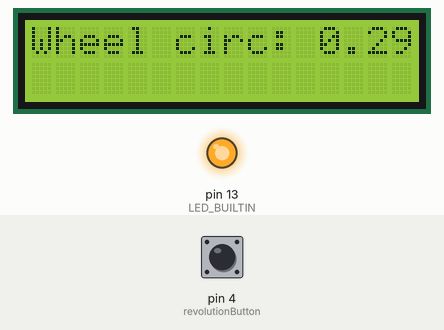
Recording of a sketch running on a simulated Arduino Uno, built with avr-gcc and run on an emulated ATmega328P. Parts: 16×2 character LCD, output pins drawn as LEDs (lit = HIGH). The test bench sets the inputs (shaded band); at power-on: pin 4 (revolutionButton) LOW.

Above: at 0.1 s.
At 3.1 s:
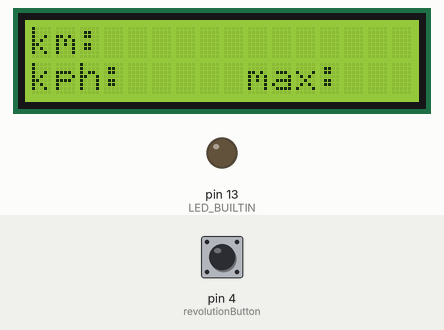
At 4.1 s:
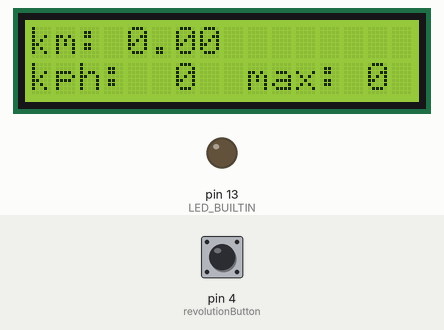
Timing chart, 0 to 5.6 s (numbered marks = the images above):
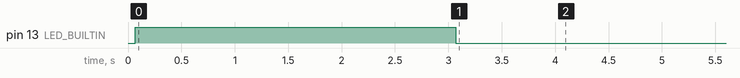

The sketch:

odometer.ino
```cpp
#include <LiquidCrystal.h>

LiquidCrystal lcd(12, 11, 8, 7, 6, 5);

// Circumference of bicycle wheel expressed in meters
float bicycleWheelCircumference = 0.2915;

const int revolutionButton = 4;

unsigned long currentTime = 0;
unsigned long revolutionTime = 0;
unsigned long lastRevolutionTime = 0;
unsigned long revolutionCount = 0;
unsigned long lastPrintValTime = 0;

float currentDistance;
int currentKPH;
int maxKPH = 0;

void setup()
{
  pinMode(revolutionButton, INPUT);
  pinMode(LED_BUILTIN, OUTPUT);
  lcd.begin(16, 2);
  printConfig();
  printLabels();
}

void loop() {
  currentTime = millis();

  if (pulseIn(revolutionButton, LOW) > 0) {
    revolutionCount++;
    revolutionTime = currentTime - lastRevolutionTime;

    currentKPH = (3600000 / revolutionTime) * bicycleWheelCircumference / 1000;
    currentDistance = revolutionCount * bicycleWheelCircumference / 1000;
    lastRevolutionTime = currentTime;
    if (currentKPH > maxKPH) { maxKPH = currentKPH; }
  }
  // no pulse detected (pulseIn has exit on timeout), means it is stopped
  else { currentKPH = 0; }

  // if half a second has elapsed, print values (to avoid lcd to flicker)
  if (currentTime > (lastPrintValTime + 500)) {
    printValues();
    lastPrintValTime = currentTime;
  }
}

void printConfig() {
  lcd.clear();
  lcd.setCursor(0, 0);
  lcd.print("Wheel circ: " + String(bicycleWheelCircumference));
  digitalWrite(LED_BUILTIN, HIGH);
  delay(3000);
  digitalWrite(LED_BUILTIN, LOW);
}

void printLabels() {
  lcd.clear();
  lcd.setCursor(0, 0);
  lcd.print("km: ");
  lcd.setCursor(0, 1);
  lcd.print("kph: ");
  lcd.setCursor(9, 1);
  lcd.print("max: ");
}

void printValues() {
  lcd.setCursor(4, 0);
  lcd.print(currentDistance);
  lcd.setCursor(5, 1);
  if (currentKPH < 10) { lcd.print(" "); }
  lcd.print(currentKPH);
  lcd.setCursor(14, 1);
  lcd.print(maxKPH);
}
```

Measured:
- what the display in image 1 shows lasts 1.0 s, from 3.1 s to 4.1 s
